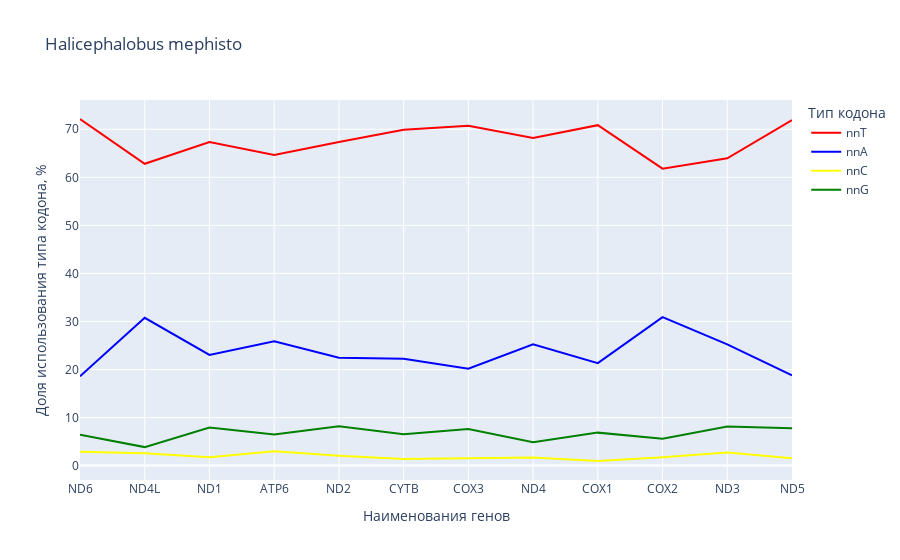

The notebook cell saved with this chart:
### Code cell
hm_tbss.show()

### Figure 1 — Plotly figure (JSON) as saved in the notebook; plotly's stock layout.template omitted (floating-point values rounded to 4 significant figures)
{"data": [{"hovertemplate": "Тип кодона=nnT<br>Наименования генов=%{x}<br>Доля использования типа кодона, %=%{y}<extra></extra>", "legendgroup": "nnT", "line": {"color": "red", "dash": "solid"}, "marker": {"symbol": "circle"}, "mode": "lines", "name": "nnT", "orientation": "v", "showlegend": true, "type": "scatter", "x": ["ND6", "ND4L", "ND1", "ATP6", "ND2", "CYTB", "COX3", "ND4", "COX1", "COX2", "ND3", "ND5"], "xaxis": "x", "y": [72.14, 62.82, 67.35, 64.68, 67.35, 69.92, 70.72, 68.2, 70.86, 61.8, 63.96, 71.9], "yaxis": "y"}, {"hovertemplate": "Тип кодона=nnA<br>Наименования генов=%{x}<br>Доля использования типа кодона, %=%{y}<extra></extra>", "legendgroup": "nnA", "line": {"color": "blue", "dash": "solid"}, "marker": {"symbol": "circle"}, "mode": "lines", "name": "nnA", "orientation": "v", "showlegend": true, "type": "scatter", "x": ["ND6", "ND4L", "ND1", "ATP6", "ND2", "CYTB", "COX3", "ND4", "COX1", "COX2", "ND3", "ND5"], "xaxis": "x", "y": [18.57, 30.77, 23.02, 25.87, 22.45, 22.22, 20.15, 25.24, 21.33, 30.9, 25.23, 18.8], "yaxis": "y"}, {"hovertemplate": "Тип кодона=nnC<br>Наименования генов=%{x}<br>Доля использования типа кодона, %=%{y}<extra></extra>", "legendgroup": "nnC", "line": {"color": "yellow", "dash": "solid"}, "marker": {"symbol": "circle"}, "mode": "lines", "name": "nnC", "orientation": "v", "showlegend": true, "type": "scatter", "x": ["ND6", "ND4L", "ND1", "ATP6", "ND2", "CYTB", "COX3", "ND4", "COX1", "COX2", "ND3", "ND5"], "xaxis": "x", "y": [2.857, 2.564, 1.718, 2.985, 2.041, 1.355, 1.521, 1.699, 0.9524, 1.717, 2.703, 1.55], "yaxis": "y"}, {"hovertemplate": "Тип кодона=nnG<br>Наименования генов=%{x}<br>Доля использования типа кодона, %=%{y}<extra></extra>", "legendgroup": "nnG", "line": {"color": "green", "dash": "solid"}, "marker": {"symbol": "circle"}, "mode": "lines", "name": "nnG", "orientation": "v", "showlegend": true, "type": "scatter", "x": ["ND6", "ND4L", "ND1", "ATP6", "ND2", "CYTB", "COX3", "ND4", "COX1", "COX2", "ND3", "ND5"], "xaxis": "x", "y": [6.429, 3.846, 7.904, 6.468, 8.163, 6.504, 7.605, 4.854, 6.857, 5.579, 8.108, 7.752], "yaxis": "y"}], "layout": {"legend": {"title": {"text": "Тип кодона"}, "tracegroupgap": 0}, "title": {"text": "Halicephalobus mephisto"}, "xaxis": {"anchor": "y", "domain": [0, 1], "title": {"text": "Наименования генов"}}, "yaxis": {"anchor": "x", "domain": [0, 1], "title": {"text": "Доля использования типа кодона, %"}}}}
